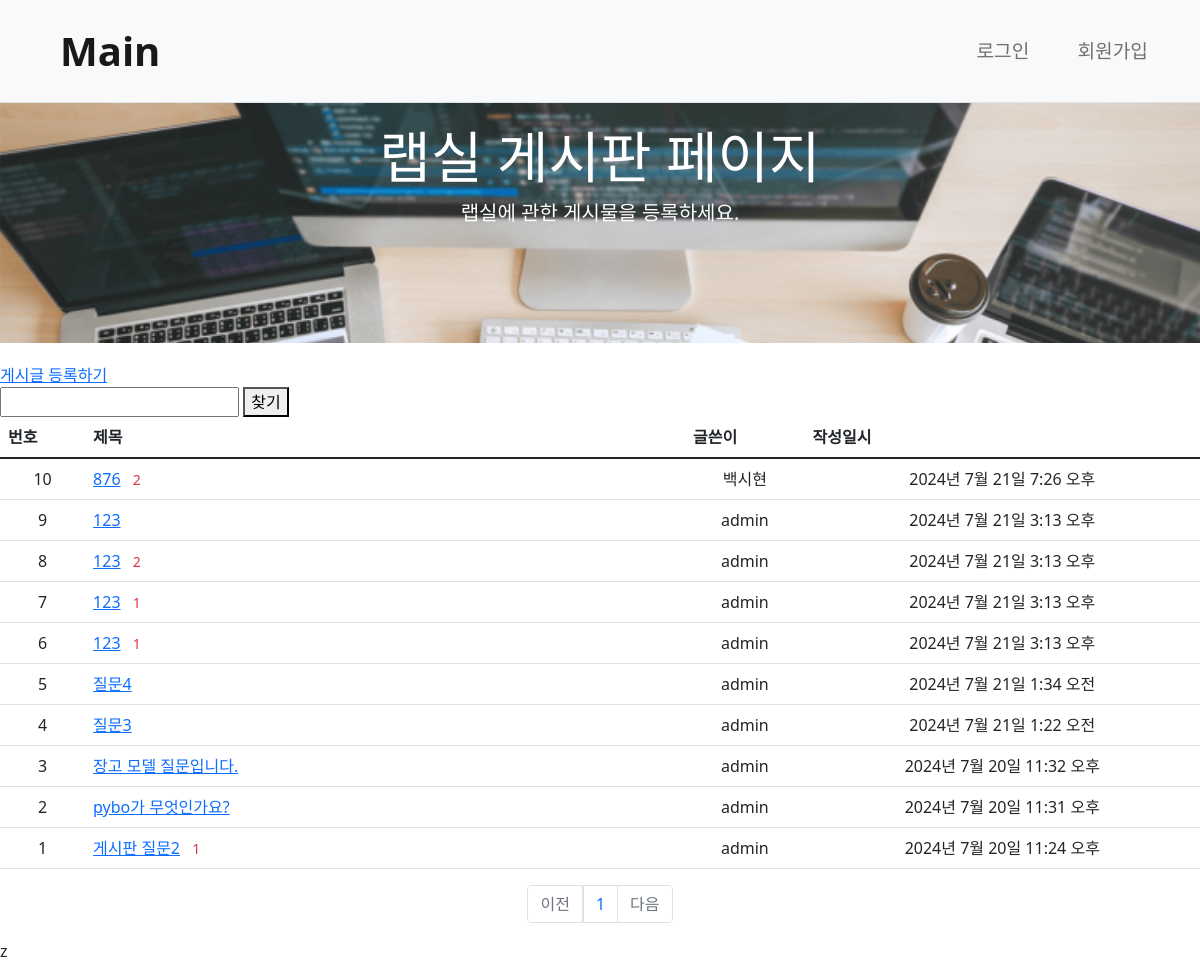
Screenshot of /pybo/ with the database file from the repository.
### pybo/models.py (models this page shows, shortened)
class Board(models.Model):
    author = models.ForeignKey(User, on_delete=models.CASCADE, related_name='author_board')
    subject = models.CharField(max_length=200)
    content = models.TextField()
    create_date = models.DateTimeField()
    modify_date = models.DateTimeField(null=True, blank=True)
    voter = models.ManyToManyField(User, related_name='voter_board')  # 추천인 추가

### pybo/views/base_views.py (the view, shortened to what this page needs)
# urls.py: path('', base_views.index, name='index'),  # '/' 에 해당되는 path
def index(request):
    page = request.GET.get('page', '1')  # 페이지
    kw = request.GET.get('kw', '')  # 검색어
    board_list = Board.objects.order_by('-create_date')
    paginator = Paginator(board_list, 10)  # 페이지당 10개씩 보여주기
    page_obj = paginator.get_page(page)
    context = {'board_list': page_obj, 'page': page, 'kw': kw}
    return render(request, 'pybo/board_list.html', context)

### pybo/templatetags/pybo_filter.py (called while the page is built)
@register.filter
def sub(value, arg):
    return value - arg

### templates/pybo/board_list.html (shortened to what this page needs)
{% extends 'base.html' %}
{% load pybo_filter %}
{% load static %}
{% block content %}
<div class="div-size70 div-center">
    <div class="div-inline">
        <div class="div-inline-block">
            <a href="{% url 'pybo:board_create' %}" class="button-registration">게시글 등록하기</a>
        </div>
        <div class="div_right input-groups div-inline-block">
            <div class="input-group-append">
                <input type="text" id="search_kw" class="form-controls" value="{{ kw|default_if_none:'' }}">
                <button class="btn-search" type="button">찾기</button>
            </div>
        </div>
    </div>
    <div>
        <table class="table-align table">
            <thead>
            <tr class="table-center">
                <th>번호</th>
                <th style="width:50%">제목</th>
                <th>글쓴이</th>
                <th>작성일시</th>
            </tr>
            </thead>
            <tbody>
            {% if board_list %}
            {% for board in board_list %}
            <tr class="text-center">
                <td>
                    {{ board_list.paginator.count|sub:board_list.start_index|sub:forloop.counter0|add:1 }}
                </td>
                <td class="text-start" >
                    <a href="{% url 'pybo:detail' board.id %}" class="text-start-2">{{ board.subject }}</a>
                    {% if board.answer_set.count > 0 %}
                    <span class="text-danger small mx-2">{{ board.answer_set.count }}</span>
                    {% endif %}
                </td>
                <td>{{ board.author.username }}</td>
                <td>{{ board.create_date }}</td>
            </tr>
            {% endfor %}
            {% else %}
            <tr>
                <td colspan="4">질문이 없습니다.</td>
            </tr>
            {% endif %}
            </tbody>
        </table>
    </div>
    <ul class="pagination justify-content-center">
        {% if board_list.has_previous %}
        <li class="page-item">
            <a class="page-link" data-page="{{ board_list.previous_page_number }}"
               href="javascript:void(0)">이전</a>
        </li>
        {% else %}
        <li class="page-item disabled">
            <a class="page-link" tabindex="-1" aria-disabled="true" href="#">이전</a>
        </li>
        {% endif %}
        {% for page_number in board_list.paginator.page_range %}
        {% if page_number >= board_list.number|add:-5 and page_number <= board_list.number|add:5 %}
        {% if page_number == board_list.number %}
        <li class="page-item-active-1" aria-current="page">
            <a class="page-link" data-page="{{ page_number }}"
               href="javascript:void(0)">{{ page_number }}</a>
        </li>
        {% else %}
        <li class="page-item">
            <a class="page-link" data-page="{{ page_number }}"
               href="javascript:void(0)">{{ page_number }}</a>
        </li>
        {% endif %}
        {% endif %}
        {% endfor %}
        {% if board_list.has_next %}
        <li class="page-item">
            <a class="page-link" data-page="{{ board_list.next_page_number }}"
               href="javascript:void(0)">다음</a>
        </li>
        {% else %}
        <li class="page-item disabled">
            <a class="page-link" tabindex="-1" aria-disabled="true" href="#">다음</a>
        </li>
        {% endif %}
    </ul>
</div>
{% endblock %}
{% block extra_css %}
<link rel="stylesheet" type="text/css" href="{% static 'board_list.css' %}">
{% endblock %}

### templates/base.html (shortened to what this page needs)
{% load static %}
<!doctype html>
<html lang="ko">
<head>
    <link rel="stylesheet" href="{% static 'base.css' %}">
    {% block extra_css %}{% endblock %}
</head>
<body>
{% include "navbar.html" %}
<div class="centered-wrapper">
    <div class="centered-container">
        <h1 class="display-4 text-with-background">랩실 게시판 페이지</h1>
        <p class="lead text-with-background">랩실에 관한 게시물을 등록하세요.</p>
    </div>
</div>
{% block content %}
{% endblock %}
z
</body>
</html>

### templates/navbar.html (shortened to what this page needs)
{% load static %}
<!DOCTYPE html>
<html lang="ko">
<head>
    <link rel="stylesheet" href="{% static 'bootstrap.min.css' %}">
    <link rel="stylesheet" href="{% static 'navbar.css' %}">
</head>
<body>
<nav class="navbar navbar-expand-lg navbar-light bg-light border-bottom custom-navbar">
    <div class="container-fluid">
        <a class="navbar-brand custom-brand" href="{% url 'pybo:index' %}">Main</a>
        <div class="collapse navbar-collapse" id="navbarSupportedContent">
            <ul class="navbar-nav ms-auto mb-2 mb-lg-0 custom-nav">
                {% if user.is_authenticated %}
                <li class="nav-item">
                    <a class="nav-link custom-link" href="{% url 'common:logout' %}">{{ user.username }} (로그아웃)</a>
                </li>
                {% else %}
                <li class="nav-item">
                    <a class="nav-link custom-link" href="{% url 'common:login' %}">로그인</a>
                </li>
                <li class="nav-item">
                    <a class="nav-link custom-link" href="{% url 'common:signup' %}">회원가입</a>
                </li>
                {% endif %}
            </ul>
        </div>
    </div>
</nav>
</body>
</html>

### static/base.css (style rules this page uses)
.centered-wrapper { background-image: url('/static/img/main.png'); background-size: cover; background-repeat: no-repeat; display: flex;pytho align-items: center; justify-content: center; height: 30vh; margin-bottom: 20px; position: relative; }
.centered-container { color: white; text-align: center; max-width: 960px; padding: 20px; box-sizing: border-box; }

### static/navbar.css (style rules this page uses)
.custom-navbar { padding: 1rem 2rem; background-color: #f8f9fa; border-bottom: 1px solid #dee2e6; }
.custom-brand { font-size: 2.5rem; font-weight: bold; color: #343a40; margin-left: 1rem; }
.custom-link { color: #6c757d; margin-left: 2rem; font-size: 1.2rem; }

### rows the page displays
Board: paginator.count|sub "10", subject "876", answer_set.count "2", author.username "백시현", create_date "2024년 7월 21일 7:26 오후"
Board: paginator.count|sub "9", subject "123", author.username "admin", create_date "2024년 7월 21일 3:13 오후"
Board: paginator.count|sub "8", subject "123", answer_set.count "2", author.username "admin", create_date "2024년 7월 21일 3:13 오후"
Board: paginator.count|sub "7", subject "123", answer_set.count "1", author.username "admin", create_date "2024년 7월 21일 3:13 오후"
Board: paginator.count|sub "6", subject "123", answer_set.count "1", author.username "admin", create_date "2024년 7월 21일 3:13 오후"
Board: paginator.count|sub "5", subject "질문4", author.username "admin", create_date "2024년 7월 21일 1:34 오전"
Board: paginator.count|sub "4", subject "질문3", author.username "admin", create_date "2024년 7월 21일 1:22 오전"
Board: paginator.count|sub "3", subject "장고 모델 질문입니다.", author.username "admin", create_date "2024년 7월 20일 11:32 오후"
Board: paginator.count|sub "2", subject "pybo가 무엇인가요?", author.username "admin", create_date "2024년 7월 20일 11:31 오후"
Board: paginator.count|sub "1", subject "게시판 질문2", answer_set.count "1", author.username "admin", create_date "2024년 7월 20일 11:24 오후"

### other values shown
{{ page_number }} "1"
